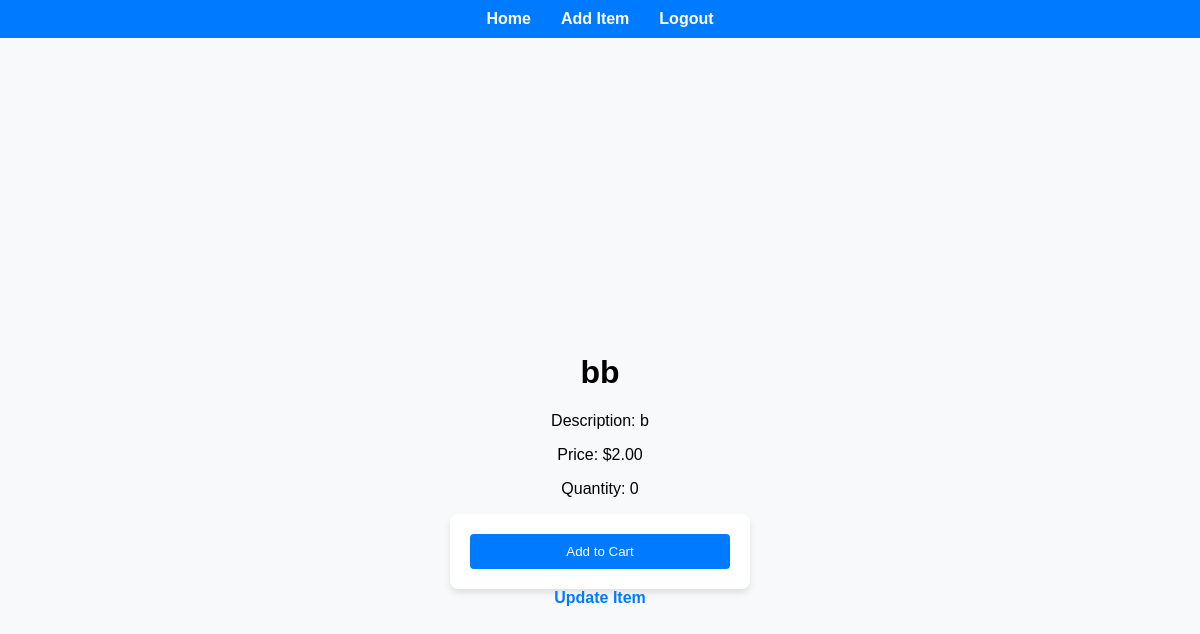
The app's page /2/, older data.
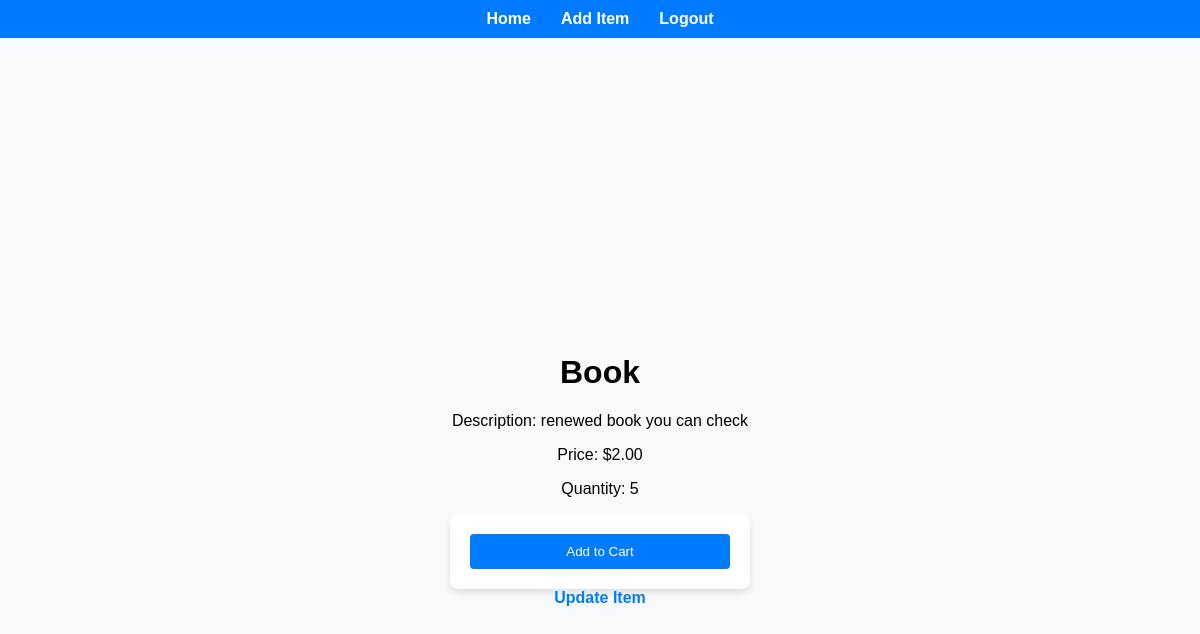
The same page, newer data.
### items/models.py (models this page shows, shortened)
class Item(models.Model):
    name = models.CharField(max_length=100)
    description = models.TextField()
    price = models.DecimalField(max_digits=10, decimal_places=2)
    quantity = models.PositiveIntegerField()
    users = models.ManyToManyField(User, related_name='items')

### items/views.py (the view, shortened to what this page needs)
# urls.py: path('<int:item_id>/', views.detail_item, name='detail_item'),
def detail_item(request, item_id):
    item = get_object_or_404(Item, id=item_id)
    return render(request, 'detail_item.html', {'item': item})

### items/templates/detail_item.html (shortened to what this page needs)
{% extends 'base.html' %}
{% block content %}
<h1>{{ item.name }}</h1>
    <p>Description: {{ item.description }}</p>
    <p>Price: ${{ item.price }}</p>
    <p>Quantity: {{ item.quantity }}</p>
    <form method="POST">
        <button type="submit">Add to Cart</button>
    </form>
    <a href="{% url 'update_item' item.id %}">Update Item</a>
{% endblock %}

Row changes from the older to the newer data that the page shows:
changed Item: name "bb" → "Book"; description "b" → "renewed book you can check"; quantity "0" → "5"
